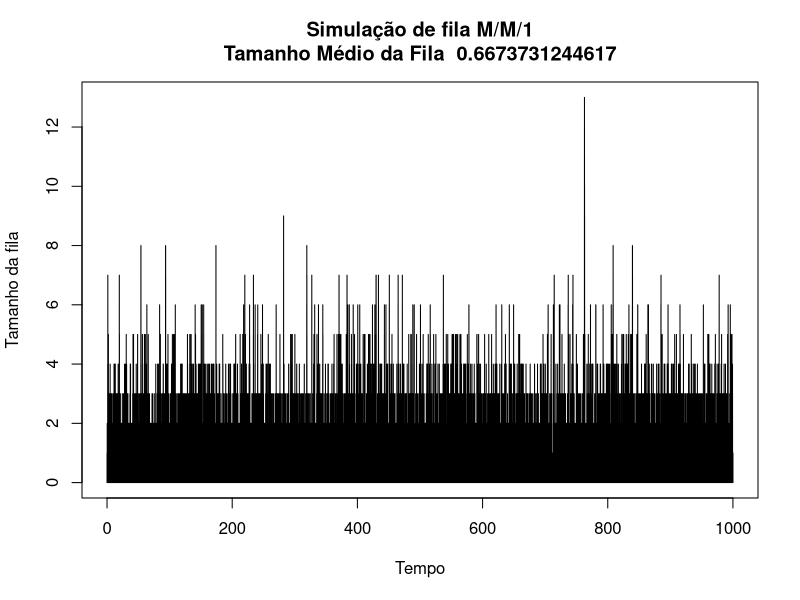

Generate this figure with R:
# Simulação de fila M/M/1
lambda <- 20 #taxa de chegada
mu <- 50 #taxa de atendimento
tempo <- 1000 # tempo de simulação
t_0 <- 0 # instante inicial da simulação
fila <- 0 # fila inicialmente com tamanho zero
s <- 0 # soma acumulada para calcular o tamanho médio da fila
i <- 1

#Primeira chegada
t1 <- rexp(1, rate = lambda)
fila_atual <- 1
t_eventos <- t1
t_0 <- t1
n_eventos <- 1 #Número total de eventos ocorridos

while(t_0 < tempo){
  n_eventos <- n_eventos + 1
  if(fila_atual > 0){ # A fila não está vazia
    t1 <- rexp(1, rate = lambda + mu) # Tempo até o próximo evento
    #o evento é chegada ou atendimento?
    p <- runif(1)
    fila[n_eventos] <- fila_atual #quantos estavam na fila?
    fila_atual <- ifelse(p<lambda/(lambda + mu),
                         fila_atual+1, # chegada
                         fila_atual-1) # partida
  }
  else{ # a fila esta vazia
    t1 <- rexp(1, rate = lambda)
    fila[n_eventos] <- fila_atual
    fila_atual <- 1
  }
  t_0 <- t_0 + t1
  t_eventos[n_eventos] <- t1
  s <- s+t1*fila[n_eventos]
}

plot(cumsum(t_eventos),fila,type="s", xlab="Tempo",ylab="Tamanho da fila",
     main=paste("Simulação de fila M/M/1\nTamanho Médio da Fila ",s/t_0))

# lambda = 50
# mu = 150
# t = 0
# i = 1
# T = 1000
# tEvento <- vector(length=T+2)
# while(t<=T){
#   tec <- -log(1-runif(1))/lambda
#   tEvento[i] <- t + tec
#   t = tEvento[i]
#   i <- i + 1
# }
# 
# t_0 <- tEvento[1]
# te <- 0
# i = 1
# t <- tEvento[1]
# ta <- vector(length = T)
# 
# while(i <= length(tEvento)-1){
#   if(t + ta[i] < tEvento[i+1]){
#     t_0 = t_0 + tEvento[i+1] - (t + ta[i])
#     t = tEvento[i+1]
#   }
#   else{
#     te <- te + (t + ta[i]) - tEvento[i+1]
#     t <- t + ta[i]
#   }
#   i <- i + 1
# }
# 
# # Tempo médio de Espera:
# te/(length(tEvento)-1)
# 
# 
# #Proporção de ociosidde
# t_0/T
# 
# #Tamanho médio da fila